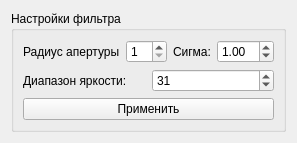
<?xml version="1.0" encoding="UTF-8"?>
<ui version="4.0">
 <class>Bilaterator</class>
 <widget class="QWidget" name="Bilaterator">
  <property name="geometry">
   <rect>
    <x>0</x>
    <y>0</y>
    <width>275</width>
    <height>130</height>
   </rect>
  </property>
  <property name="maximumSize">
   <size>
    <width>275</width>
    <height>130</height>
   </size>
  </property>
  <property name="windowTitle">
   <string>Form</string>
  </property>
  <layout class="QVBoxLayout" name="verticalLayout_2">
   <item>
    <widget class="QGroupBox" name="groupBox">
     <property name="title">
      <string>Настройки фильтра</string>
     </property>
     <layout class="QVBoxLayout" name="verticalLayout">
      <item>
       <layout class="QHBoxLayout" name="horizontalLayout_8">
        <item>
         <widget class="QLabel" name="label_7">
          <property name="text">
           <string>Радиус апертуры</string>
          </property>
         </widget>
        </item>
        <item>
         <widget class="QSpinBox" name="spinBox">
          <property name="minimum">
           <number>1</number>
          </property>
          <property name="maximum">
           <number>10</number>
          </property>
         </widget>
        </item>
        <item alignment="Qt::AlignRight">
         <widget class="QLabel" name="label">
          <property name="text">
           <string>Сигма:</string>
          </property>
         </widget>
        </item>
        <item>
         <widget class="QDoubleSpinBox" name="sigmaSpin">
          <property name="minimum">
           <double>0.500000000000000</double>
          </property>
          <property name="maximum">
           <double>10.000000000000000</double>
          </property>
          <property name="singleStep">
           <double>0.500000000000000</double>
          </property>
          <property name="value">
           <double>1.000000000000000</double>
          </property>
         </widget>
        </item>
       </layout>
      </item>
      <item>
       <layout class="QHBoxLayout" name="horizontalLayout_2">
        <item>
         <widget class="QLabel" name="label_2">
          <property name="text">
           <string>Диапазон яркости:</string>
          </property>
         </widget>
        </item>
        <item>
         <widget class="QSpinBox" name="sensSpinBox">
          <property name="minimum">
           <number>1</number>
          </property>
          <property name="maximum">
           <number>151</number>
          </property>
          <property name="singleStep">
           <number>10</number>
          </property>
          <property name="value">
           <number>31</number>
          </property>
         </widget>
        </item>
       </layout>
      </item>
      <item>
       <widget class="QPushButton" name="bilBut">
        <property name="text">
         <string>Применить</string>
        </property>
       </widget>
      </item>
     </layout>
    </widget>
   </item>
  </layout>
 </widget>
 <resources/>
 <connections/>
</ui>
